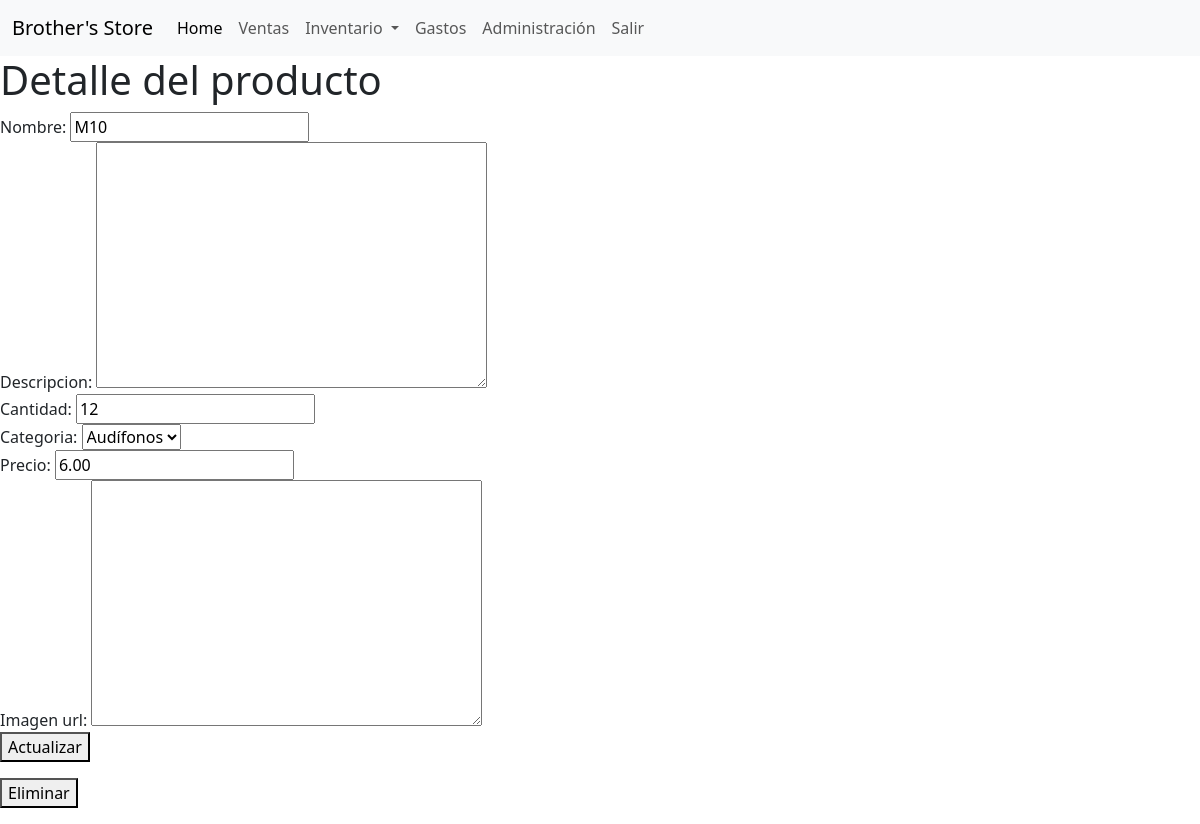
Screenshot of /inventario/1 (signed in) with the database file from the repository.
### inventario/models.py (models this page shows, shortened)
class Producto(models.Model):
    nombre = models.CharField(max_length=200)
    descripcion= models.TextField(blank=True, null=True)
    cantidad = models.IntegerField(null=False)
    categoria= models.ForeignKey(Categoria, on_delete=models.CASCADE)
    precio = models.DecimalField(null=False, max_digits=10, decimal_places=2)
    imagen_producto = models.ImageField(upload_to='productos', null=True)
    imagen_url = models.TextField(null=True, blank=True)
    creado_en = models.DateTimeField(auto_now_add=True)
    actualizado_en = models.DateTimeField(null=True, blank=True)
    elimnado_en = models.DateTimeField(null=True, blank=True)
    usuario = models.ForeignKey(User, on_delete=models.CASCADE)

class Categoria(models.Model):
        nombre = models.CharField(max_length=100)
        descripcion = models.TextField(blank=True)
        creado_en = models.DateTimeField(auto_now_add=True)
        actualizado_en = models.DateTimeField(null=True)
        elimnado_en = models.DateTimeField(null=True)
        usuario = models.ForeignKey(User, on_delete=models.CASCADE)
        def __str__(self):
            return self.nombre

### inventario/views.py (the view, shortened to what this page needs)
# urls.py: path('inventario/<int:producto_id>', views_inventario.mostrar_producto, name= 'mostrar_producto'),
@login_required
def mostrar_producto(request, producto_id):
    if request.method == 'GET':
        producto = get_object_or_404(Producto, pk = producto_id)
        producto_form = crear_producto(instance=producto)
        return render(request, 'detalle_producto.html', {
            "producto": producto,
            "form" : producto_form
        })

### inventario/forms.py
class crear_producto(ModelForm):
    class Meta:
        model = Producto
        fields = ['nombre', 'descripcion', 'cantidad', 'categoria', 'precio', 'imagen_url']

### tareas/context_processors.py (called while the page is built)
def grupos_usuario(request):
    if request.user.is_authenticated:
        try:
            grupo = request.user.groups.all()[0]  # Obtén todos los grupos del usuario
            return {'grupos': grupo}
        except:
            return {'grupo': 'adminitracion'}
    return {'grupo': []}  # Devuelve una lista vacía si no hay usuario logueado

### inventario/templates/detalle_producto.html (shortened to what this page needs)
{% extends 'base.html' %}
{% block content %}
<h1>Detalle del producto</h1>
<form action="{% url 'mostrar_producto' producto.id %}" method="POST">
    {{form}}
<button>
    Actualizar
</button>
</form>
<form action="{% url 'eliminar_producto' producto.id%}" method="POST">
    <button>
        Eliminar
    </button>
</form>
{% endblock %}

### rows the page displays
Producto: nombre "M10", cantidad "12", categoria "Audífonos", precio "6.00"
